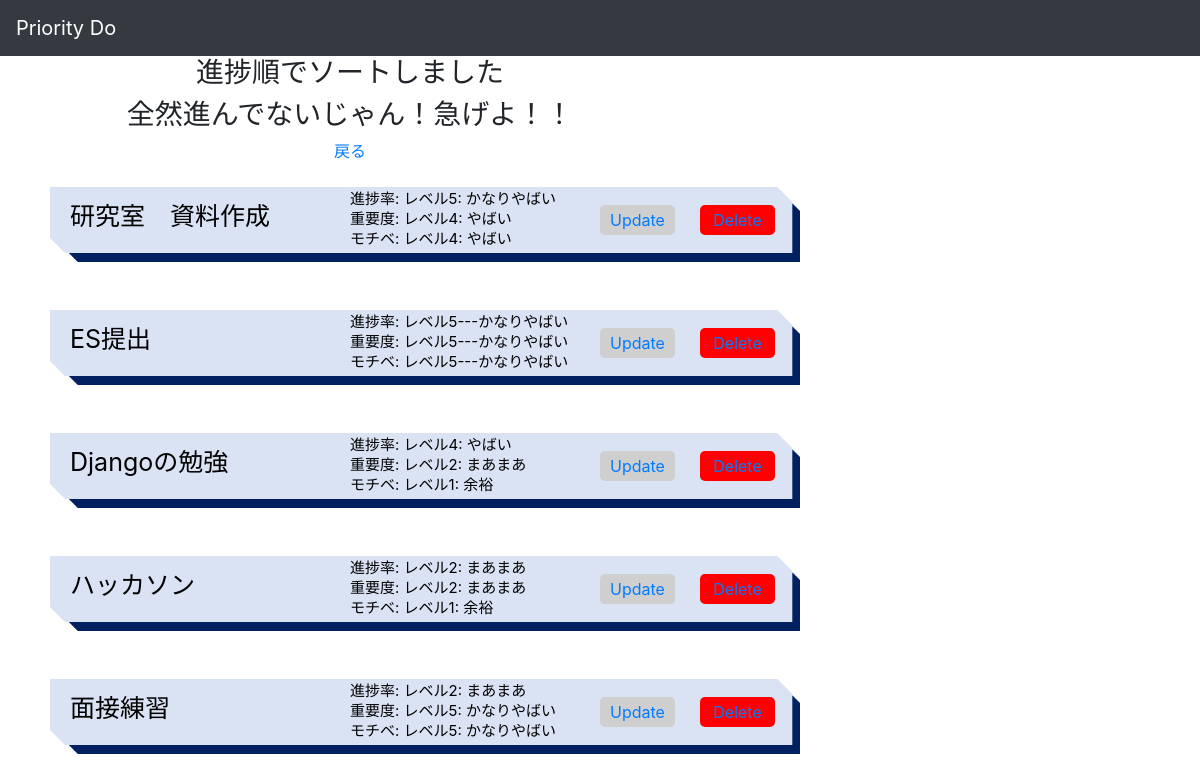
The page /sort_progress on the database its author committed.
### todo/models.py (models this page shows)
class Todo(models.Model):
    class Meta(object):
        db_table = 'todo'
    priorityList = [
        ("レベル1---余裕", "余裕"),
        ("レベル2---まあまあ", "まあまあ"),
        ("レベル3---ぼちぼち", "ぼちぼち"),
        ("レベル4---やばい", "やばい"),
        ("レベル5---かなりやばい", "かなりやばい")
    ]
    title = models.CharField(verbose_name='todo text', max_length=200, default='Todo')
    completed = models.BooleanField(verbose_name='completed', default=False)
    progress = models.CharField(verbose_name='progress',choices=priorityList, default=1, max_length=20)
    importance = models.CharField(verbose_name='importance',choices=priorityList, default=1, max_length=20)
    motivation = models.CharField(verbose_name='motivation',choices=priorityList, default=1, max_length=20)
    def __str__(self):
        return self.title

### todo/views.py (the view)
# urls.py: path('sort_progress', views.sort_progress, name="sort_progress"),
def sort_progress(request):
    todo = Todo.objects.order_by('-progress').all()
    context = {'todo':todo}
    return render(request, 'todo/sort_progress.html', context)

### templates/todo/sort_progress.html (shortened to what this page needs)
{% extends "base.html" %}
{% load static %}
{% block content %}
<div style="text-align:center;">
    <head>
        <link rel="stylesheet" href="//../../static/css/bootstrap/css/bootstrap.min.css">
    </head>
    <h3>進捗順でソートしました</h3>
    <h3>全然進んでないじゃん！急げよ！！</h3>
    <a href=" {% url 'list' %}">戻る</a>
    {% for i in todo %}
    <div class='a1'>
        <br>
        <img src="/../../static/images/list.png" width="750" height="75"></image>
        {% if i.completed == True %}
        <strike>
            <p class="title">{{i}}</p>
            <p class="progress2">進捗率: {{i.progress}}</p>
            <p class="importance">重要度: {{i.importance}}</p>
            <p class="motivation">モチベ: {{i.motivation}}</p>
        </strike>
        {% else %}
        <span>
            <p class="title">{{i}}</p>
            <p class="progress2">進捗率: {{i.progress}}</p>
            <p class="importance">重要度: {{i.importance}}</p>
            <p class="motivation">モチベ: {{i.motivation}}</p>
        </span>
        {% endif %}
        <p class="update"><a href="{% url 'update_todo' i.id %}">Update</a></p>
        <p class="delete"><a href="{% url 'delete' i.id %}">Delete</a></p>
        <br>
    </div>
    {% endfor %}
    {% endblock content %}

### static/css/style.css (style rules this page uses)
.a1 { margin-left: 50px; }
body { background-color: #f8d3d3; }
div { width: 700px; position: relative; }
.update { width: 75px; text-align: center; border-radius: 5px; background-color: #cfcfcf; color: #ffffff; padding: 3px; position: absolute; bottom: 35px; right: 75px; }
.delete { width: 75px; text-align: center; border-radius: 5px; background-color: #ff0000; color: #ffffff; padding: 3px; position: absolute; bottom: 35px; right: -25px; }
.title { font-size: 25px; color: #000000; position: absolute; top: 35px; left: 20px; }
.progress2 { font-size: 15px; color: #000000; position: absolute; top: 25px; left: 300px; }
.importance { font-size: 15px; color: #000000; position: absolute; top: 45px; left: 300px; }
.motivation { font-size: 15px; color: #000000; position: absolute; top: 65px; left: 300px; }

### rows shown on the page
Todo: title "研究室 資料作成", progress "レベル5: かなりやばい", importance "レベル4: やばい", motivation "レベル4: やばい"
Todo: title "ES提出", progress "レベル5---かなりやばい", importance "レベル5---かなりやばい", motivation "レベル5---かなりやばい"
Todo: title "Djangoの勉強", progress "レベル4: やばい", importance "レベル2: まあまあ", motivation "レベル1: 余裕"
Todo: title "ハッカソン", progress "レベル2: まあまあ", importance "レベル2: まあまあ", motivation "レベル1: 余裕"
Todo: title "面接練習", progress "レベル2: まあまあ", importance "レベル5: かなりやばい", motivation "レベル5: かなりやばい"
